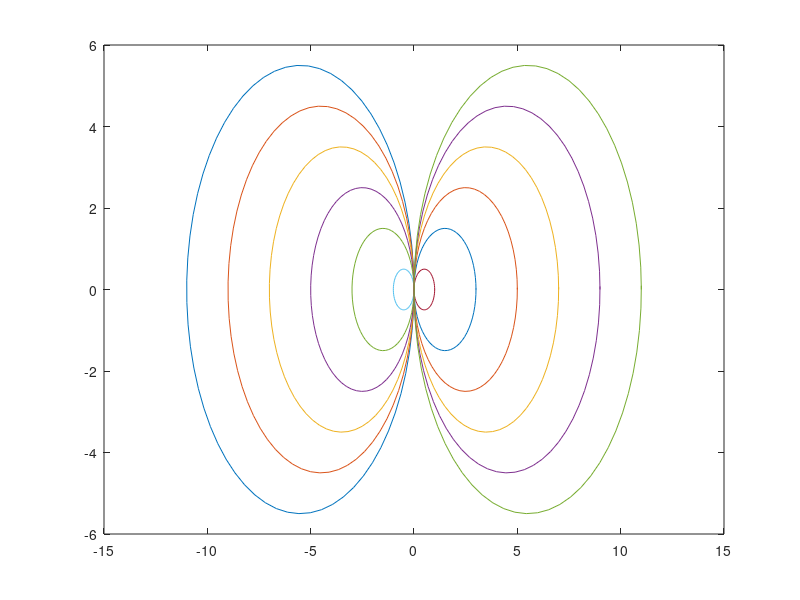

This figure's MATLAB source:
t = 0:0.1:2*pi+0.1;
N = length(t);
x = cos(t');
y = sin(t');

c = -5.5:5.5;
C = repmat(c,N,1);
r = abs(c);

X = x*r + C;
Y = y*r;
plot(X,Y)